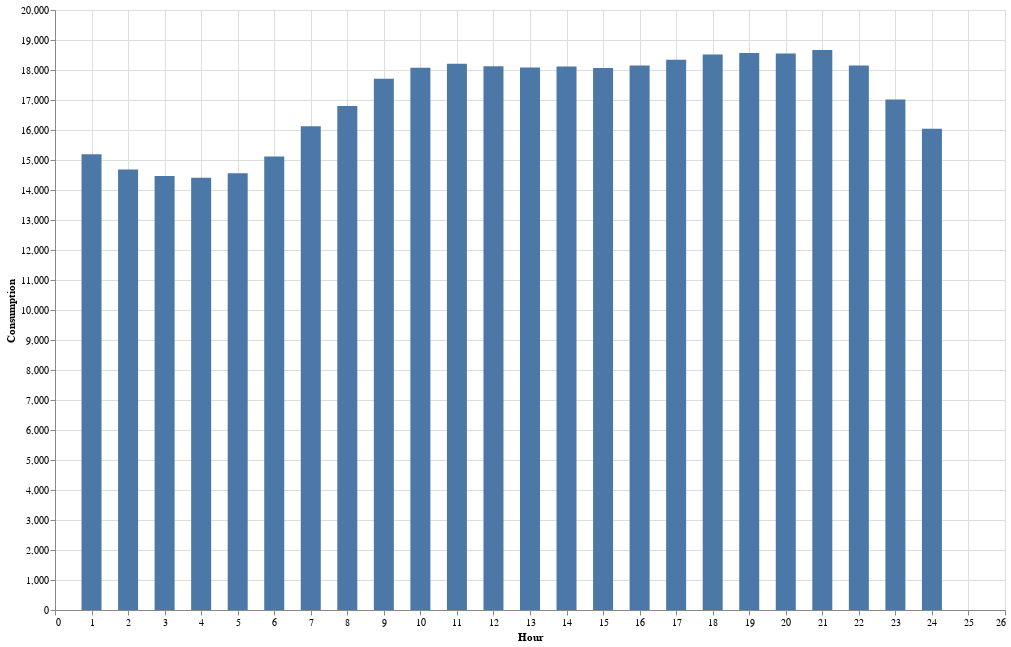

The cell this chart's notebook holds for it:
### Markdown cell above
# Як залежить споживання електроенергії від дня року та години доби?

### Code cell
columns = ['Hour', 'Consumption']
daily_cons_df = pd.DataFrame(columns = columns, index=range(24))
   
for hour in range(24, 0, -1):
    daily_cons_df.loc[hour-1]['Hour'] = str(hour)
    daily_cons_df.loc[hour-1]['Consumption'] = str(df.loc[df['hour'] == str(hour), 'CONSUMPTION'].mean())
    
alt.Chart(daily_cons_df).mark_bar(size=20).encode(
    x = alt.X('Hour:Q'),
    y = alt.Y('Consumption:Q'),
).properties(width = 950, height = 600)

### Figure 1 — Vega-Lite specification as saved in the notebook (floating-point values rounded to 4 significant figures)
{"config": {"view": {"continuousWidth": 400, "continuousHeight": 300}}, "data": {"name": "data-2efc7d424b1bc17854a9055d48fef89b"}, "mark": {"type": "bar", "size": 20}, "encoding": {"x": {"type": "quantitative", "field": "Hour"}, "y": {"type": "quantitative", "field": "Consumption"}}, "height": 600, "width": 950, "$schema": "https://vega.github.io/schema/vega-lite/v4.8.1.json", "datasets": {"data-2efc7d424b1bc17854a9055d48fef89b": [{"Hour": "1", "Consumption": "15192.907704341025"}, {"Hour": "2", "Consumption": "14684.329683222526"}, {"Hour": "3", "Consumption": "14465.852170512318"}, {"Hour": "4", "Consumption": "14409.116542823622"}, {"Hour": "5", "Consumption": "14557.981228001565"}, {"Hour": "6", "Consumption": "15116.771607352366"}, {"Hour": "7", "Consumption": "16124.596010950332"}, {"Hour": "8", "Consumption": "16803.72780602268"}, {"Hour": "9", "Consumption": "17704.371138052404"}, {"Hour": "10", "Consumption": "18075.06257332812"}, {"Hour": "11", "Consumption": "18206.456003128667"}, {"Hour": "12", "Consumption": "18124.038326163474"}, {"Hour": "13", "Consumption": "18083.541650371528"}, {"Hour": "14", "Consumption": "18118.730152522487"}, {"Hour": "15", "Consumption": "18062.907313257725"}, {"Hour": "16", "Consumption": "18149.113805240515"}, {"Hour": "17", "Consumption": "18342.023464998045"}, {"Hour": "18", "Consumption": "18512.81736409855"}, {"Hour": "19", "Consumption": "18569.765741102856"}, {"Hour": "20", "Consumption": "18546.18967540086"}, {"Hour": "21", "Consumption": "18666.482987876418"}, {"Hour": "22", "Consumption": "18150.41572154869"}, {"Hour": "23", "Consumption": "17018.364489636293"}, {"Hour": "24", "Consumption": "16042.215095815409"}]}}
